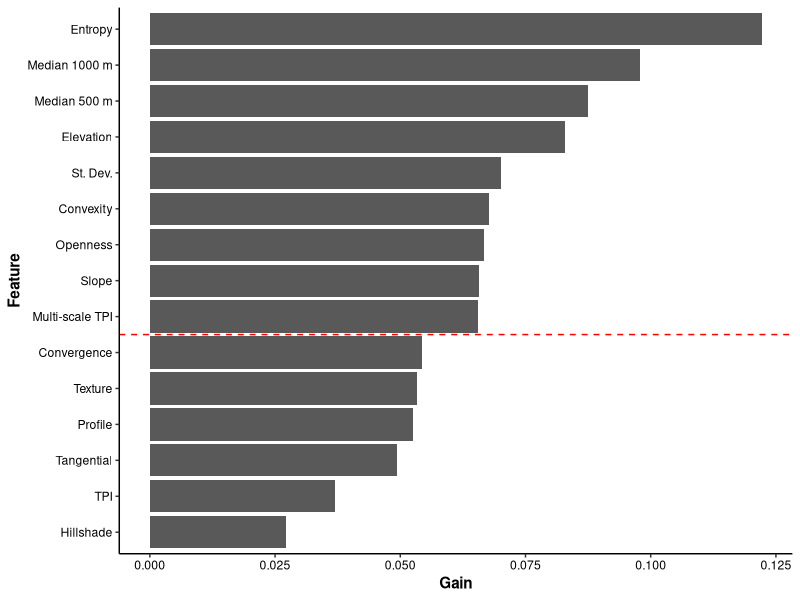
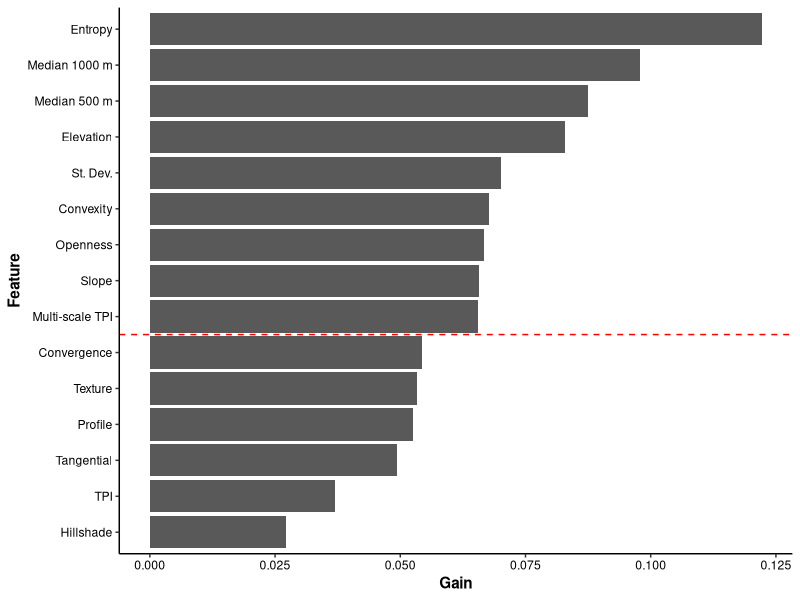

Write the R code that produced these figures, in order.
library("ggplot2")

data = read.csv("results/variable_importance.csv")
data$Feature[2] = "Median 1000 m"
data$Feature[3] = "Median 500 m"
data$Feature[5] = "St. Dev."
data$Feature[9] = "Multi-scale TPI"

ggplot(data, aes(x = Gain, y = reorder(Feature, Gain))) +
  xlab("Gain") +
  ylab("Feature") +
  geom_col() +
  geom_hline(yintercept = 6.5, linetype = "dashed", color = "red") +
  theme_bw() +
  theme(panel.border = element_blank(),
        panel.grid.major = element_blank(),
        panel.grid.minor = element_blank(),
        axis.text = element_text(color = "black"),
        axis.line = element_line(colour = "black", linewidth = 0.5),
        axis.title = element_text(face = "bold"))

ggsave("figures/06_variable_importance.png", width = 7, height = 4)
